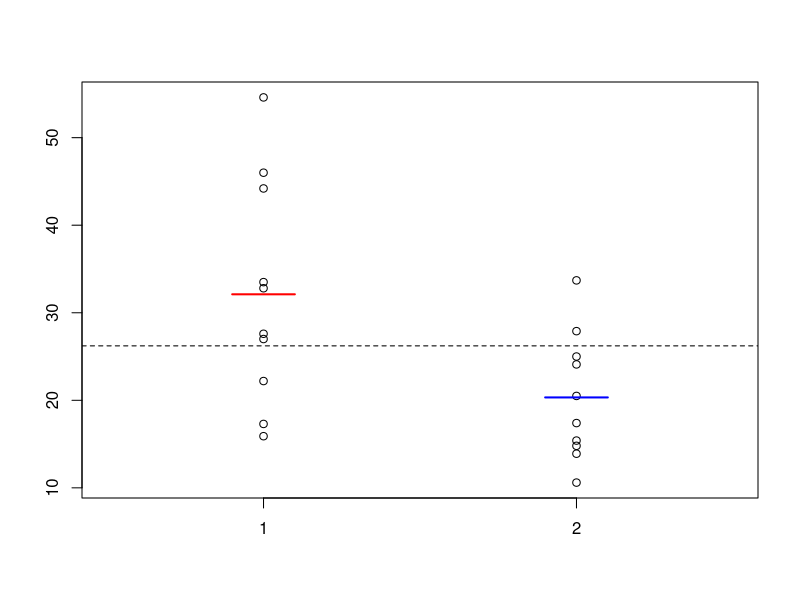
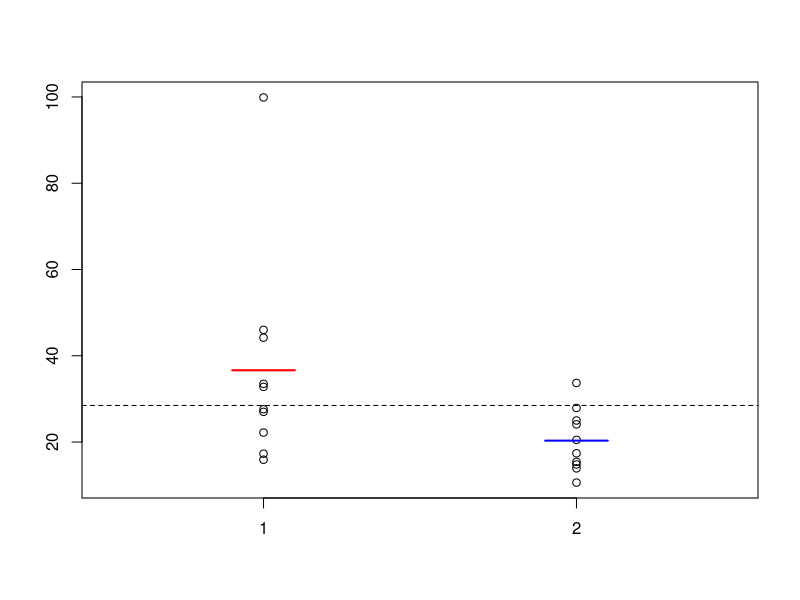
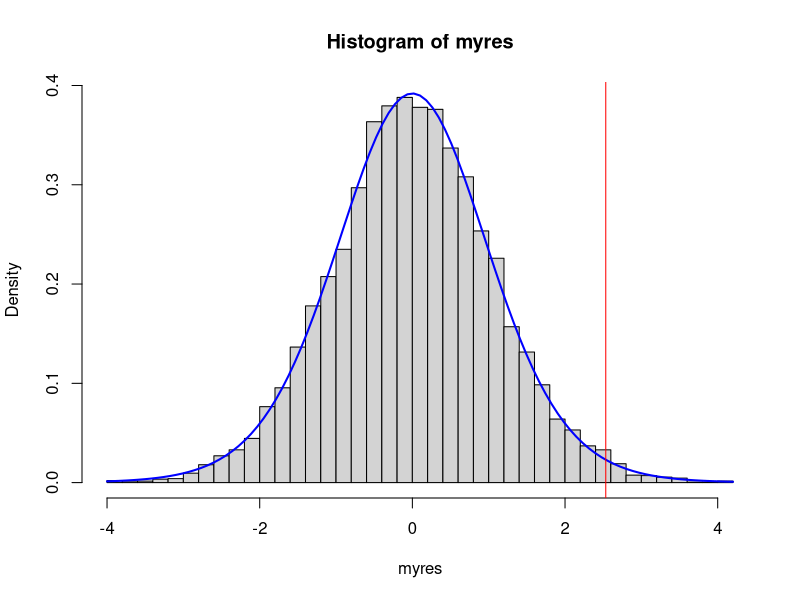
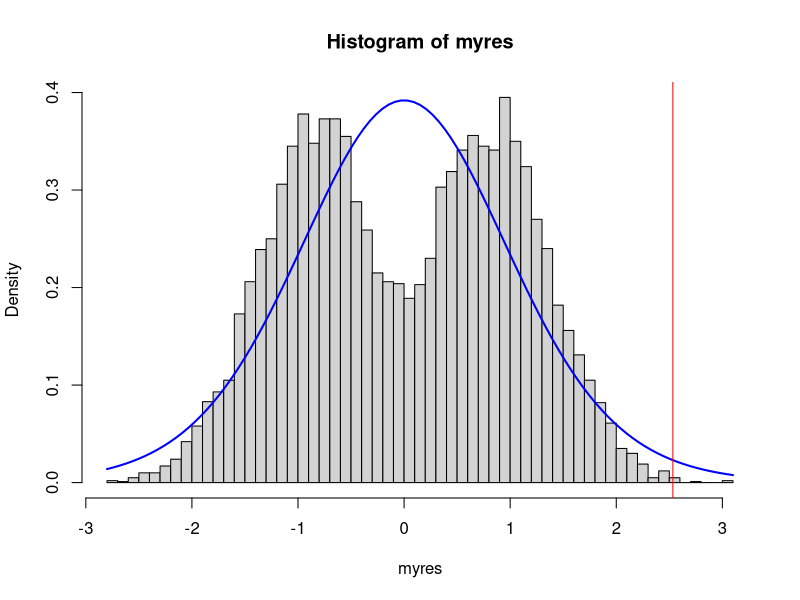

R code for these plots, in order:
## ---- chunk 1
knitr::opts_chunk$set(echo=TRUE, fig.align="center")
## ---- chunk 2
# returns binary representation of 1:(2^n)
binary.v <- function(n){
  x <- 1:(2^n)
  mx <- max(x)
  digits <- floor(log2(mx))
  ans <- 0:(digits-1); lx <- length(x)
  x <- matrix(rep(x,rep(digits, lx)),ncol=lx)
  x <- (x %/% 2^ans) %% 2
}

# function to perform a paired permutation test.
paired.perm.test <- function(d,n.perm=1000){
  n <- length(d)
  if(is.null(n.perm)) { # do exact test
    ind <- binary.v(n)
    allt <- apply(ind,2,function(x,y)
                  t.test((2*x-1)*y)$statistic,d)
  }
  else { # do n.perm samples
    allt <- 1:n.perm
    for(i in 1:n.perm) 
      allt[i] <- t.test(d*sample(c(-1,1),n,repl=TRUE))$statistic
  }
  allt
}
## ---- chunk 3
x <- c(117.3, 100.1,  94.5, 135.5,  92.9, 118.9, 144.8, 103.9, 103.8, 153.6, 163.1)
y <- c(145.9,  94.8, 108.0, 122.6, 130.2, 143.9, 149.9, 138.5,  91.7, 162.6, 202.5)
d <- y-x
d
## ---- chunk 4
set.seed(1)
tall <- paired.perm.test(d,n.perm=NULL)
# p-value
tobs <- t.test(d)$statistic
mean(abs(tall) >= abs(tobs))
## ---- chunk 5
set.seed(2)
tsamp <- paired.perm.test(d,n.perm=1000)
# p-value
mean(abs(tsamp) >= abs(tobs))
## ---- chunk 6
# function to perform permutation test

perm.test <- function(x, y, n.perm=1000, var.equal=TRUE){
  # number of data points
  kx <- length(x)
  ky <- length(y)
  n <- kx + ky

  # Data re-compiled
  X <- c(x,y)
  z <- rep(1:0,c(kx,ky))

  if(is.null(n.perm)) { # do exact permutation test
    o <- binary.v(n)  # indicator of all possible samples
    o <- o[,apply(o,2,sum)==kx]  
    nc <- choose(n,kx)
    allt <- 1:nc
    for(i in 1:nc) {
      xn <- X[o[,i]==1]
      yn <- X[o[,i]==0]
      allt[i] <- t.test(xn,yn,var.equal=var.equal)$statistic
    }
  }
  else { # do 1000 permutations of the data
    allt <- 1:n.perm
    for(i in 1:n.perm) {
      z <- sample(z)
      xn <- X[z==1]
      yn <- X[z==0]
      allt[i] <- t.test(xn,yn,var.equal=var.equal)$statistic
    }
  }
  allt
}
## ---- chunk 7
x <- c(43.3, 57.1, 35.0, 50.0, 38.2, 61.2)
y <- c(51.9, 95.1, 90.0, 49.7, 101.5, 74.1, 84.5, 46.8, 75.1)
## ---- chunk 8
set.seed(3)
tall <- perm.test(x,y,n.perm=NULL)
# p-value
tobs <- t.test(x,y,var.equal=TRUE)$statistic
mean(abs(tall) >= abs(tobs))
## ---- chunk 9
set.seed(4)
tsamp <- perm.test(x,y,n.perm=1000)
# p-value
mean(abs(tsamp) >= abs(tobs))
## ---- chunk 10
xA <- c(27.0,54.6,33.5,27.6,46.0,22.2,44.2,17.3,15.9,32.8)
xB <- c(17.4,20.5,13.9,14.8,27.9,10.6,33.7,15.4,25.0,24.1)

stripchart(list(xA,xB),vertical=T,pch=21,xlim=c(0.5,2.5))
segments(0.9,mean(xA),1.1,mean(xA),lwd=2,col="red")
segments(1.9,mean(xB),2.1,mean(xB),lwd=2,col="blue")
abline(h=mean(c(xA,xB)),lty=2)

xAnew <- xA
xAnew[2] <- 99.9

stripchart(list(xAnew,xB),vertical=T,pch=21,xlim=c(0.5,2.5))
segments(0.9,mean(xAnew),1.1,mean(xAnew),lwd=2,col="red")
segments(1.9,mean(xB),2.1,mean(xB),lwd=2,col="blue")
abline(h=mean(c(xAnew,xB)),lty=2)
## ---- chunk 11
t.test(xA,xB)$statistic
## ---- chunk 12
my.perm <- function(xa,xb){
  # combine the two vectors
  x <- c(xa,xb)
  # calculate the total length of observations
  n <- length(x)
  # calculate the length of the first vector
  na <- length(xa)
  # shuffle the order of the observations across groups
  z <- x[sample(1:n)]
  # return the t test statistic from the shuffled data
  return(t.test(z[1:na],z[-(1:na)])$stat)
}
## ---- chunk 13
set.seed(1)
# let's try one with our xA and xB
my.perm(xA,xB)
# and onther one
my.perm(xA,xB)
# and onther one
my.perm(xA,xB)
## ---- chunk 14
# let's do 10000 shuffles
nit <- 10000
# create a vector of length nit (10000)
myres <- rep(NA,nit)
# fill in the slots of that vector with the permutation test t statistics
for(j in 1:nit) myres[j] <- my.perm(xA,xB)
## ---- chunk 15
hist(myres,breaks=51,col="lightgrey",probability=TRUE)
tstat <- t.test(xA,xB)$stat 
tstat
df <- t.test(xA,xB)$parameter
df
curve(dt(x,df),lwd=2,col="blue",add=TRUE)
abline(v=tstat,col="red")
## ---- chunk 16
mean(abs(myres)>abs(tstat))
## ---- chunk 17
myres <- rep(NA,nit)
for(j in 1:nit) myres[j] <- my.perm(xAnew,xB)
hist(myres,breaks=51,col="lightgrey",probability=TRUE)
curve(dt(x,df),lwd=2,col="blue",add=TRUE)
abline(v=tstat,col="red")
mean(abs(myres)>abs(tstat))
